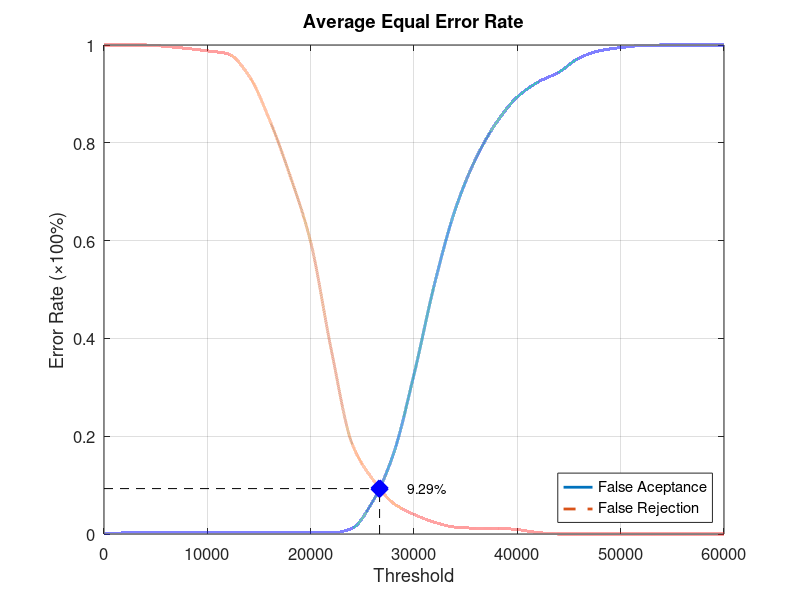
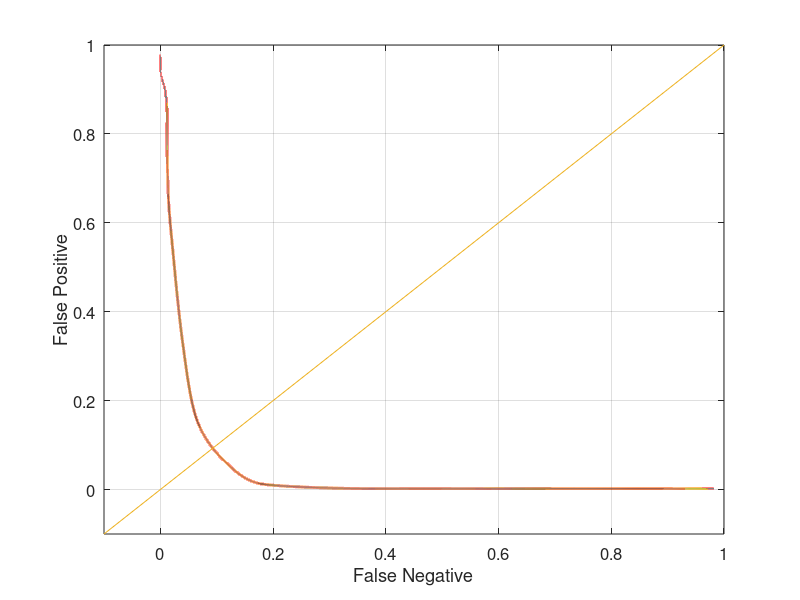

MATLAB code to generate these figures, in order:
function yEER = Database3Average
close all;
clear;
clc;
x = 0:2000:60000;
xq = 0:0.5:60000;

y0 = [0 0.00210526 0.00210526 0.00210526 0.00210526 0.00210526 0.00210526 0.00210526 0.00210526 0.00210526 0.00210526 0.00210526 0.0115789 0.0663158 0.163158 0.326316 0.512632 0.66421 0.768421 0.842105 0.893684 0.924211 0.944211 0.973684 0.988421 0.994737 0.998947 1 1 1 1];
yy0 = interp1(x, y0, xq, 'pchip');
y1 = [1 1 1 0.997 0.993 0.988 0.982 0.938 0.848 0.733 0.597 0.376 0.185 0.112 0.063 0.04 0.024 0.014 0.012 0.012 0.009 0.003 0 0 0 0 0 0 0 0 0];
yy1 = interp1(x, y1, xq, 'pchip');

% Calculating EER: 
y2 = abs(y0 - y1);
find(y2 == min(y2))
yy2 = abs(yy0 - yy1);
xEER = find(yy2 == min(yy2));
xEERIndex = xq(xEER) % X-axis EER
yEER = yy0(xEER) % Y-axis EER

main = figure
plot(xq, yy0,'-','LineWidth', 2);	hold on
plot(xq, yy1,'--','LineWidth', 2);	hold on
plot([xEERIndex xEERIndex], [0 yEER], 'k--');	hold on
plot([0 xEERIndex], [yEER yEER], 'k--');	hold on
plot(xEERIndex, yEER, 'bx', 'LineWidth', 10);	hold on
text(xEERIndex + 10 * xEERIndex / 100, yEER, [num2str(round((10000 * yEER)) / 100) '%'])
legend('False Aceptance', 'False Rejection', 'Location', 'SouthEast')
xlabel('Threshold')
ylabel('Error Rate (\times100%)')
title('Average Equal Error Rate')
set(gca, 'FontSize', 12)
axis([0 60000 0 1])
grid on

print(main, 'Database3AverageMain', '-dpng');
FNRxFPR = figure('Color', [1 1 1]);
plot(yy1, yy0, '-', yy1, yy0, 'LineWidth', 2);
hold on
y = -0.1:0.1:1
plot(y, y); 
set(gca, 'FontSize', 12)
xlabel('False Negative')
ylabel('False Positive')
axis([-0.1 1 -0.1 1])
set(gca, 'FontSize', 12)
grid on

print(FNRxFPR, 'Database3AverageFNRxFPR','-dpng');
end
